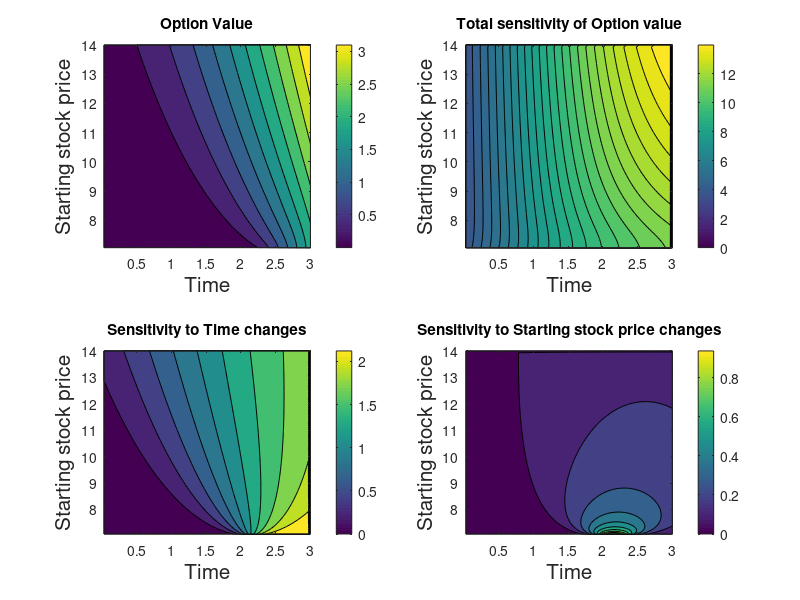

The MATLAB source for this figure:
%% Preambule
mu=0.02;
sigma=0.2;
time=82/252;
yield=0;
Strike=12;
Start=11;

%% 2D Plots
ValueCall=zeros(100,100);
ValuePut=zeros(100,100);
DValueCall=zeros(100,100);
DValuePut=zeros(100,100);
timevec=[];
startvec=[];
resolutionx=0.03;
resolutiony=0.07;

for i=1:100,
    time=0+i*resolutionx;
    startvec=[];
    for j=1:100,
        start=7+j*resolutiony;
        [A,B]=blsprice(start,Strike,mu,time,sigma,yield);
        ValueCall(i,j)=A;
        ValuePut(i,j)=B;
        startvec(end+1)=start;
    end
    timevec(end+1)=time;
end

%%
DxValueCall=zeros(100,100);
DxValuePut=zeros(100,100);
for i=1:100,
    A=diff(ValueCall(i,:));
    B=diff(ValuePut(i,:));
    for j=1:99,
        DxValueCall(i,j)=A(j)/resolutionx;
        DxValuePut(i,j)=B(j)/resolutionx;
    end
end

DyValueCall=zeros(100,100);
DyValuePut=zeros(100,100);
for i=1:100,
    A=diff(ValueCall(:,i));
    B=diff(ValuePut(:,i));
    for j=1:99,
        DyValueCall(j,i)=A(j)/resolutiony;
        DyValuePut(j,i)=B(j)/resolutiony;
    end
end

%% Normalization
start0=11;
time0=82/252;

DyNValueCall=DyValueCall;
DyNValuePut=DyValuePut;
DxNValueCall=DxValueCall;
DxNValuePut=DxValuePut;

SensValueCall=sqrt(DyNValueCall^2+DxNValueCall^2);
SensValuePut=sqrt(DyNValuePut^2+DxNValuePut^2);


%% Actual Plots
subplot(2,2,1)
contourf(timevec,startvec,ValueCall,10)
xlabel('Time','FontSize', 15)
ylabel('Starting stock price','FontSize', 15)
title('Option Value')
colorbar

subplot(2,2,2)
contourf(timevec,startvec,SensValueCall,30)
xlabel('Time','FontSize', 15)
ylabel('Starting stock price','FontSize', 15)
title('Total sensitivity of Option value')
colorbar

subplot(2,2,3)
contourf(timevec(1:end),startvec(1:end),DxValueCall,10)
xlabel('Time','FontSize', 15)
ylabel('Starting stock price','FontSize', 15)
title('Sensitivity to Time changes')
colorbar

subplot(2,2,4)
contourf(timevec(1:end),startvec(1:end),DyValueCall,10)
xlabel('Time','FontSize', 15)
ylabel('Starting stock price','FontSize', 15)
title('Sensitivity to Starting stock price changes')
colorbar